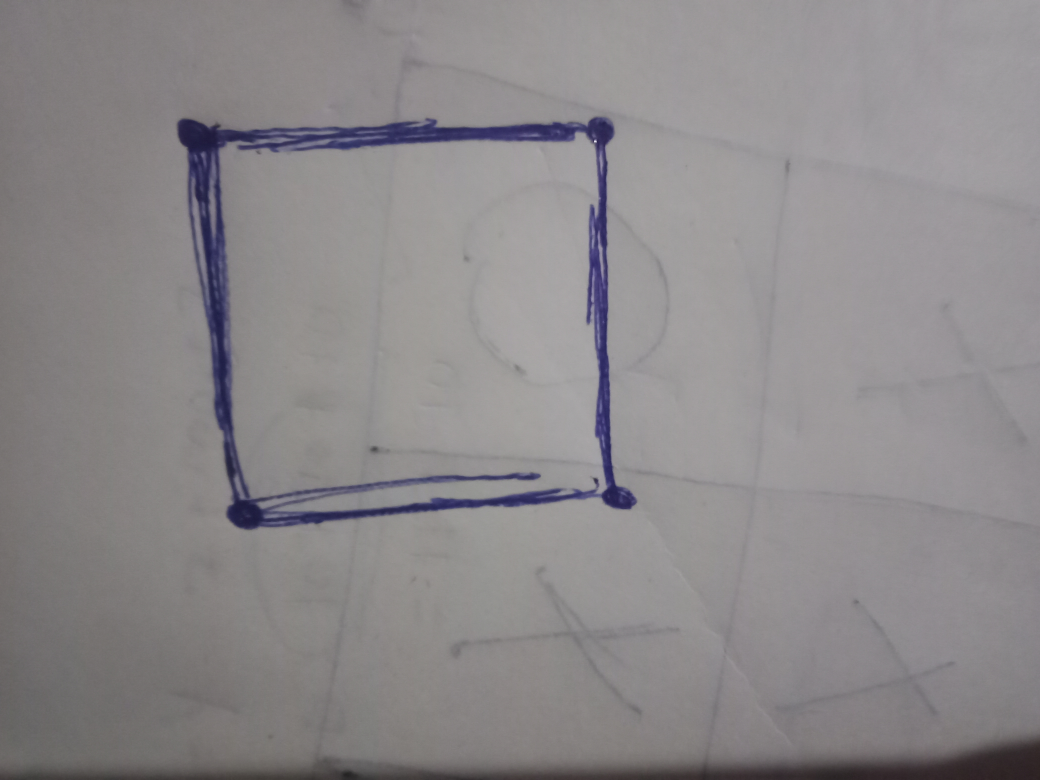
#> input picture robo_tictactoe-daac32b566b168062928ac36da132557f79a9140/main/som.jpg, 4160 x 3120 px, given in place of the camera (shown at 1/4 size)
$ python calibrate.py
#> lines starting #> are read from the running program, lines starting #| are printed output that depends on the picture
### robo_tictactoe-daac32b566b168062928ac36da132557f79a9140/calibration/camera/regions.py
class Regions(object):

    def __init__(self, a, b, c, d, x, y):
        self.minY = a
        self.maxX = b
        self.maxY = c
        self.minX = d
        self.totalColumns = x
        self.totalRows = y
        self.totalXintercepts = x + 1
        self.totalYintercepts = y + 1
        self.totalIntercepts = x + y
        self.totalRegions = x * y

    def resolution(self):
        return self.width(), self.height()

    def width(self):
        width = self.maxX - self.minX
        return width

    def height(self):
        height = self.maxY - self.minY
        return height

    def xIntercepts(self):
        '''
        Returns all x-intercepts.
        Calculates all x-intercepts by adding the quotient of width and max no.
        of columns to the left most x-intercept.
        '''
        totalIntercepts =self.totalXintercepts
        constant = self.width() / self.totalRows
        intercepts =  [[] for i in range(totalIntercepts)]
        reference = self.minX
        for i in range(totalIntercepts):
            intercepts[i] = reference
            reference = reference + constant
        return intercepts

    def yIntercepts(self):
        '''
        Returns all y-intercepts.
        Calculates all y-intercepts by adding the quotient of height and max no.
        of rowsto the top most y-intercept.
        '''

        totalIntercepts = self.totalYintercepts
        constant = self.height() / self.totalRows
        intercepts =  [ [] for i in range(totalIntercepts)]
        reference = self.minX
        for i in range(totalIntercepts):
            intercepts[i] = reference
            reference = reference + constant
        return intercepts

    # [98 lines left out: functions regions, checkRegion, center, not called in this run]

# [3 lines that do not run on import are left out]


### robo_tictactoe-daac32b566b168062928ac36da132557f79a9140/calibration/camera/calibrate.py
# import the necessary packages
import numpy as np
import argparse
import cv2
import regions

#regions.Regions(xIntercept, width, length, yIntercept, rows, columns)
regions = regions.Regions(10,480,480,10,3,3)
videoCapture = cv2.VideoCapture(0)

while True:

	ret, image = videoCapture.read()
#> image is the input picture: shape (3120, 4160, 3); mean B, G, R 138.3, 136.4, 139.7
	gray = cv2.cvtColor(image, cv2.COLOR_BGR2GRAY)
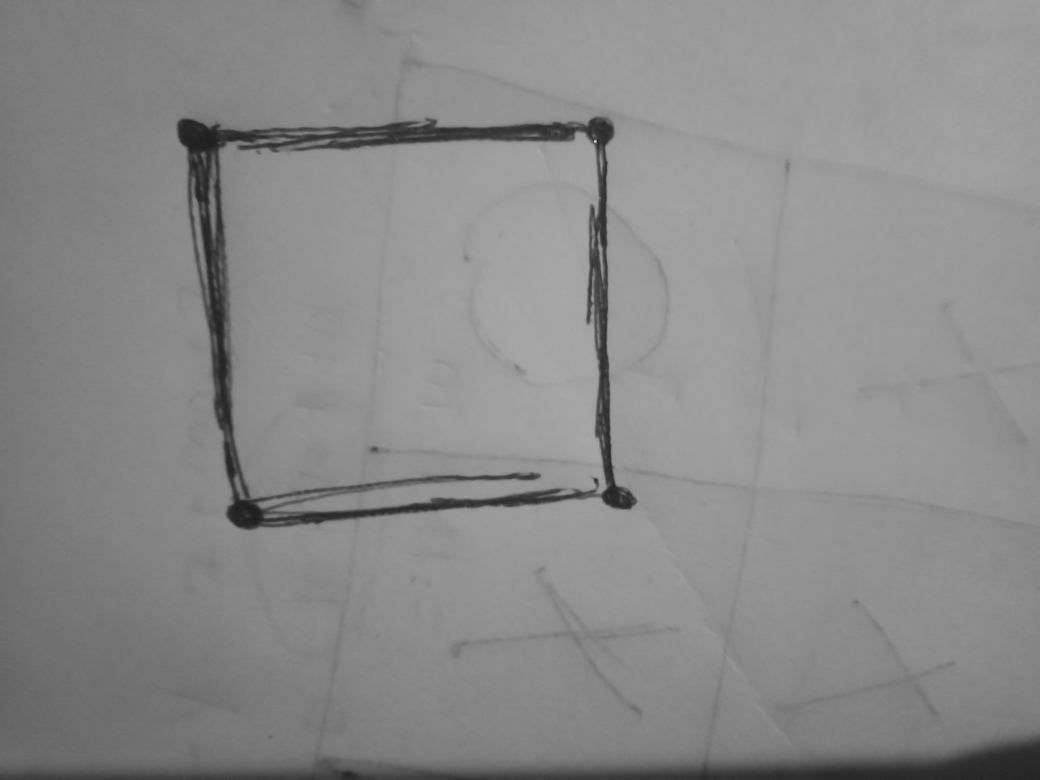
#> gray: shape (3120, 4160) (shown at 1/4 size); min 26, max 253, mean 137.6
	gray = cv2.blur(gray,(5,5))

	# detect circles in the image
	circles = cv2.HoughCircles(gray, cv2.HOUGH_GRADIENT, 1.2, 75)
#> circles = None

	# ensure at least some circles were founds
	if circles is not None:
		# convert the (x, y) coordinates and radius of the circles to integers
		circles = np.round(circles[0, :]).astype("int")

		# loop over the (x, y) coordinates and radius of the circles
		for (x, y, r) in circles:
			# draw the circle in the output image, then draw a rectangle
			# corresponding to the center of the circle

			cv2.circle(image, (x, y), r, (0, 255, 0), 4)
			cv2.rectangle(image, (x - 5, y - 5), (x + 5, y + 5), (0, 128, 255), -1)
			print ("Region", regions.checkRegion(x,y))
			print ("X: ", x, "Y: ", y)


	# show the output image
	fontIndex = 0

	#draw all the regions
	for i in range(regions.totalYintercepts-1):
	    for ii in range(regions.totalXintercepts-1):

	        x1 = regions.xIntercepts()[ii]
	        x2 = regions.xIntercepts()[ii + 1]
	        y1 = regions.yIntercepts()[i]
	        y2 = regions.yIntercepts()[i+1]
	        cv2.rectangle(image,(int(x1),int(y1)),(int(x2),int(y2)),(0,255,0),2)
	        fontIndex = fontIndex + 1
	        font = cv2.FONT_HERSHEY_SIMPLEX
	        cv2.putText(image,str(fontIndex),(int(x1) +5,int(y1)+25), font, 0.7,(255,255,255),2)
#> after the loop, fontIndex = 9

	cv2.imshow('Video',image)
	if cv2.waitKey(1) & 0xFF == ord('q'):
#> (key q is pressed here)
		break

videoCapture.release()
cv2.destroyAllWindows()
